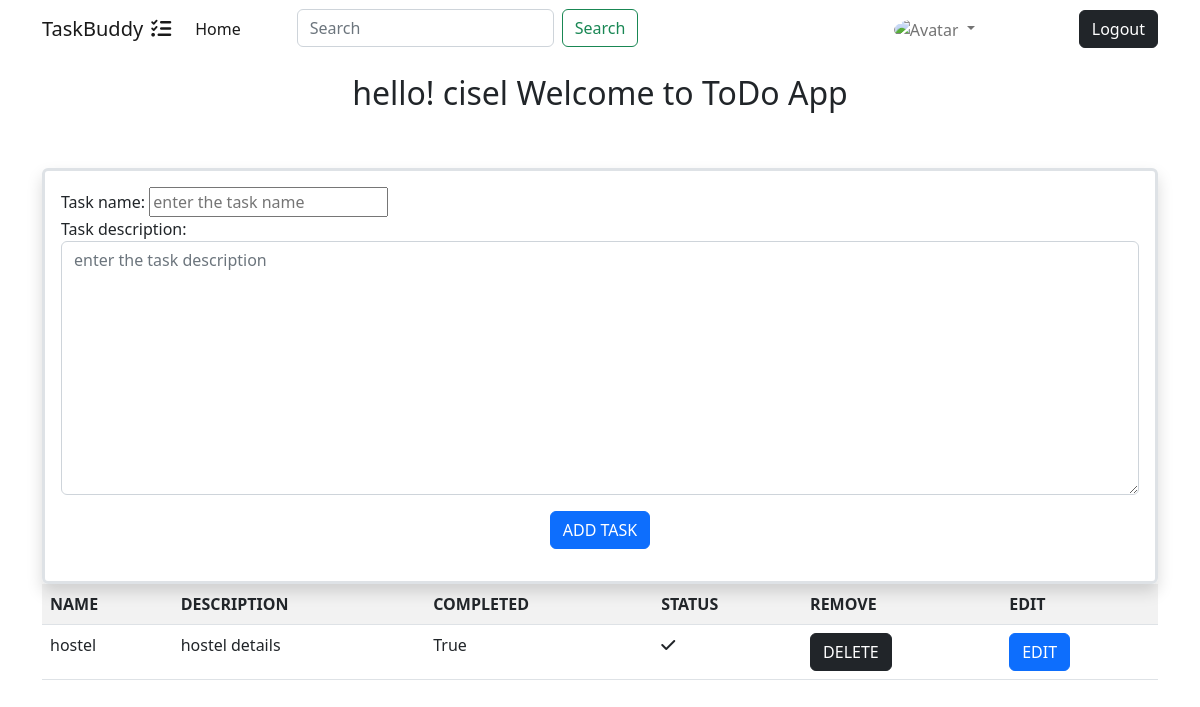
Page /index (signed in) on the committed database.
### todo_app/models.py (models this page shows)
class task_model(models.Model):
    task_name=models.CharField(max_length=90)
    task_description=models.TextField(null=False)
    task_created_date=models.DateField(auto_now_add=True)
    user=models.ForeignKey(User,on_delete=models.CASCADE,null=True)
    completed=models.BooleanField(default=False)

### todo_app/views.py (the view, shortened to what this page needs)
# urls.py: path('index',Add_task.as_view(),name="index"),
@method_decorator(sigin_required,name="dispatch")
class Add_task(View):
    def get (self,request,**kwargs):
        form=Task_form()
        data=task_model.objects.filter(user=request.user).order_by('completed')
        return render (request,"index.html",{"form":form,"data":data})

### todo_app/forms.py
class Task_form(forms.ModelForm):
    class Meta:
        model=task_model
        fields=["task_name","task_description"]
        widgets={
            'task_name':forms.TextInput(attrs={'class':'forms-control','placeholder':"enter the task name"}),
            'task_description':forms.Textarea(attrs={'class':'form-control','column':20,'row':5,'placeholder':"enter the task description"})
        }

### todo_app/views.py (called while the page is built)
def sigin_required(fn):
    def wrapper(request,**kwargs):
        if not request.user.is_authenticated:
            return redirect("signin")
        else:
            return fn(request,**kwargs)
    return wrapper

### todo_app/templates/index.html (shortened to what this page needs)
<!DOCTYPE html>
<html lang="en">
<head>
    <link href="https://cdn.jsdelivr.net/npm/bootstrap@5.2.3/dist/css/bootstrap.min.css" rel="stylesheet">
    <link rel="stylesheet" href="https://cdnjs.cloudflare.com/ajax/libs/font-awesome/6.5.2/css/all.min.css" />
</head>
<body>
<nav class="navbar navbar-expand-lg bg-body-tertiary">
    <div class="container">
        <a class="navbar-brand" href="#">TaskBuddy<i class="fa-solid fa-list-check ms-2"></i></a>
        <div class="collapse navbar-collapse" id="navbarSupportedContent">
            <ul class="navbar-nav me-auto mb-2 mb-lg-0">
                <li class="nav-item">
                    <a class="nav-link active" aria-current="page" href="#">Home</a>
                </li>
                <li class="nav-item ms-5">
                    <form class="d-flex" role="search" method="post">
                        <input class="form-control me-2" type="search" placeholder="Search" aria-label="Search">
                        <button class="btn btn-outline-success" type="submit">Search</button>
                    </form>
                </li>
            </ul>
            <ul class="navbar-nav me-5">
                <li class="nav-item dropdown me-5 mx-5">
                    <a class="nav-link dropdown-toggle" href="#" role="button" data-bs-toggle="dropdown" aria-expanded="false">
                    <img src="" alt="Avatar" class="avatar">
                    </a>
                </li>
            </ul>
            <ul class="navbar-nav">
                <a href="{% url 'logout' %}" class="btn btn-dark">Logout</a>
            </ul>
        </div>
    </div>
</nav>
<div class="container">
<h2 class="text-center mt-3">hello! {{request.user}} Welcome to ToDo App</h2>
<br>
<br>
<div class="border border-3 border rounded shadow">
<form action="" method="post" class="my-3 mx-3 ">
    {{form}}
    <div class="text-center">
    <button type="submit" class="btn btn-primary my-3">ADD TASK</button>
    </div>
</form>
</div>
</div>
    <div class="container">
    <table class="table table-striped ">
        <tr>
            <th>NAME</th>
            <th>DESCRIPTION</th>
            <th>COMPLETED</th>
            <th>STATUS</th>
            <th>REMOVE</th>
            <th>EDIT</th>
        </tr>
        {%for i in data%}
        <tr>
            <td>{{i.task_name}}</td>
            <td>{{i.task_description}}</td>
            <td>{{i.completed}}</td>
            {% if i.completed == True %}
            <td><i class="fa-solid fa-check"></i></td>
            {%else%}
            <td>Not Completed</td>
            {%endif%}
            <td><a href="{% url 'delete' i.id %}"class="btn btn-dark" >DELETE</a></td>
            <td><a href="{% url 'update' i.id %}" class="btn btn-primary">EDIT</a></td>
        </tr>
        {%endfor%}
    </table>
    </div>
</body>
</html>

### todo_app/templates/index.html (style rules this page uses)
.avatar { vertical-align: middle; width: 50px; height: 50px; border-radius: 50%; }

### rows in the picture
task_model: task_name "hostel", task_description "hostel details", completed "True"

### other values in the picture
{{ request.user }} "cisel"
